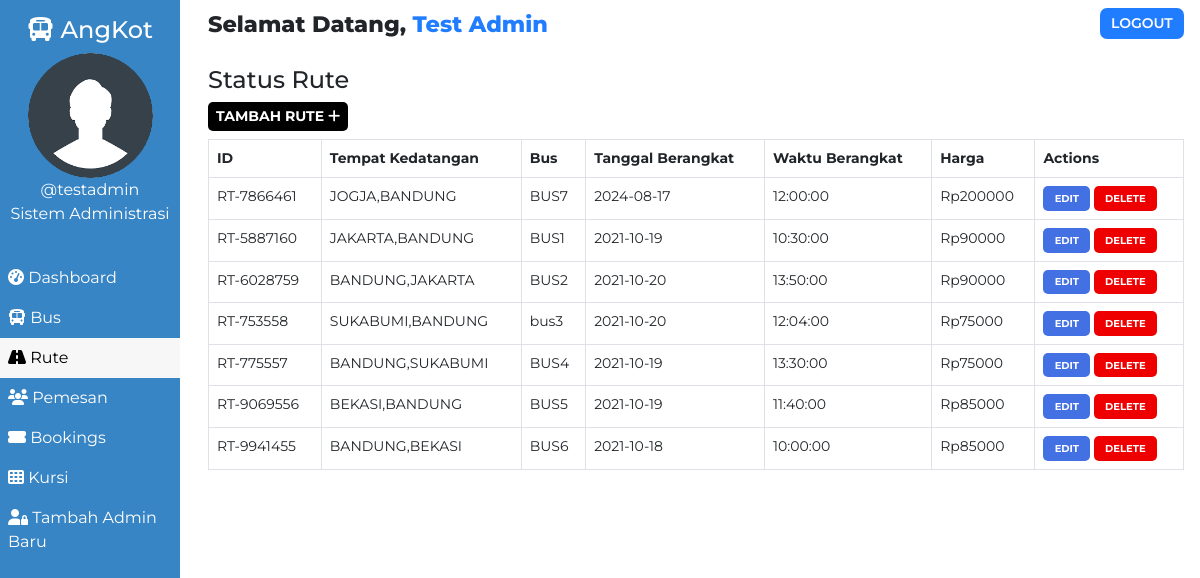
Screenshot of /admin/route.php (signed in) with the database file from the repository.
### tables this page shows
CREATE TABLE `users` (
  `user_id` int(11) NOT NULL,
  `user_fullname` varchar(100) NOT NULL,
  `user_name` varchar(30) NOT NULL,
  `user_password` varchar(255) NOT NULL,
  `user_created` datetime NOT NULL DEFAULT current_timestamp()
);

CREATE TABLE `routes` (
  `id` int(100) NOT NULL,
  `route_id` varchar(255) NOT NULL,
  `bus_no` varchar(155) NOT NULL,
  `route_cities` varchar(255) NOT NULL,
  `route_dep_date` date NOT NULL,
  `route_dep_time` time NOT NULL,
  `route_step_cost` int(100) NOT NULL,
  `route_created` datetime NOT NULL DEFAULT current_timestamp()
);

### admin/route.php (the view, shortened to what this page needs)
<!DOCTYPE html>
<html lang="en">
<head>
    <link href="https://cdn.jsdelivr.net/npm/bootstrap@5.0.1/dist/css/bootstrap.min.css" rel="stylesheet">
    <?php
        $page="route";
    ?>
</head>
<body>
    <?php require '../assets/partials/_admin-header.php';?>
        <?php
            $resultSql = "SELECT * FROM `routes` ORDER BY route_created DESC";
            $resultSqlResult = mysqli_query($conn, $resultSql);
            if(!mysqli_num_rows($resultSqlResult)){ ?>
                <div class="container mt-4">
                    <div id="noRoutes" class="alert alert-dark " role="alert">
                        <h1 class="alert-heading">Rute Tidak DiTemukan</h1>
                        <p class="fw-light">Jadi pemesan pertama</p>
                        <hr>
                        <div id="addRouteAlert" class="alert alert-success" role="alert">
                                Click on <button id="add-button" class="button btn-sm"type="button"data-bs-toggle="modal" data-bs-target="#addModal">ADD <i class="fas fa-plus"></i></button> to add a route!
                        </div>
                    </div>
                </div>
            <?php }
            else { ?>
                <section id="route">
                    <div id="head">
                        <h4>Status Rute</h4>
                    </div>
                    <div id="route-results">
                        <div>
                            <button id="add-button" class="button btn-sm"type="button"data-bs-toggle="modal" data-bs-target="#addModal">Tambah Rute <i class="fas fa-plus"></i></button>
                        </div>
                        <table class="table table-hover table-bordered">
                            <thead>
                                <th>ID</th>
                                <th>Tempat Kedatangan</th>
                                <th>Bus</th>
                                <th>Tanggal Berangkat</th>
                                <th>Waktu Berangkat</th>
                                <th>Harga</th>
                                <th>Actions</th>
                            </thead>
                            <?php
                                while($row = mysqli_fetch_assoc($resultSqlResult))
                                {
                                    $id = $row["id"];
                                    $route_id = $row["route_id"];
                                    $route_cities = $row["route_cities"];
                                    $route_dep_time = $row["route_dep_time"];
                                    $route_dep_date = $row["route_dep_date"];
                                    $route_step_cost = $row["route_step_cost"];
                                    $bus_no = $row["bus_no"];
                                        ?>
                                    <tr>
                                        <td>
                                            <?php
                                                echo $route_id;
                                            ?>
                                        </td>
                                        <td>
                                            <?php
                                                echo $route_cities;
                                            ?>
                                        </td>
                                        <td>
                                            <?php
                                                echo $bus_no;
                                            ?>
                                        </td>
                                        <td>
                                            <?php
                                                echo $route_dep_date;
                                            ?>
                                        </td>
                                        <td>
                                            <?php
                                                echo $route_dep_time;
                                            ?>
                                        </td>
                                        <td>
                                            <?php
                                                echo 'Rp'.$route_step_cost;?>
                                        </td>
                                        <td>
                                            <button class="button edit-button " data-link="<?php echo $_SERVER['REQUEST_URI']; ?>" data-id="<?php
                                                echo $id;?>" data-cities="<?php
                                                echo $route_cities;?>" data-cost="<?php
                                                echo $route_step_cost;?>" data-date="<?php
                                                echo $route_dep_date;
                                            ?>" data-time="<?php
                                            echo $route_dep_time;
                                            ?>" data-busno="<?php
                                            echo $bus_no;
                                            ?>"
                                            >Edit</button>
                                            <button class="button delete-button" data-bs-toggle="modal" data-bs-target="#deleteModal" data-id="<?php
                                                echo $id;?>">Delete</button>
                                        </td>
                                    </tr>
                                <?php
                                }
                            ?>
                        </table>
                    </div>
                    </section>
                <?php  }
            ?>
            </div>
    </main>
</body>
</html>

### assets/partials/_admin-header.php (shortened to what this page needs)
<?php
    $conn = db_connect();
    $user_id = $_SESSION['user_id'];
    $sql = "SELECT * FROM users WHERE user_id = $user_id";
    $result = mysqli_query($conn, $sql);
    if($row = mysqli_fetch_assoc($result))
    {
        $user_fullname = $row["user_fullname"];
        $user_name = $row["user_name"];
    }
?>
    <main id="container">
        <div id="sidebar">
            <h4><i class="fas fa-bus"></i> AngKot</h4>
            <div>
                <img class="adminDp" src="../assets/img/userav-min.png" height="125px" alt="Admin Profile Pic">
                <p>
                    <?php  echo '@'.$user_name;  ?>
                </p>
                <p>Sistem Administrasi</p>
            </div>
            <ul id="options">
                <li class="option <?php if($page=='dashboard'){ echo 'active';}?>">
                    <a href="./dashboard.php">
                    <i class="fas fa-tachometer-alt"></i> Dashboard
                    </a>
                </li>
                <li class="option <?php if($page=='bus'){ echo 'active';}?>">
                    <a href="./bus.php">
                    <i class="fas fa-bus"></i> Bus
                    </a>
                </li>
                <li class="option <?php if($page=='route'){ echo 'active';}?>">
                    <a href="./route.php">
                    <i class="fas fa-road"></i> Rute
                    </a>
                </li>
                <li class="option <?php if($page=='customer'){ echo 'active';}?>">
                    <a href="./customer.php">
                    <i class="fas fa-users"></i> Pemesan
                    </a>
                </li>
                <li class="option <?php if($page=='booking'){ echo 'active';}?>">
                    <a href="./booking.php">
                    <i class="fas fa-ticket-alt"></i> Bookings
                    </a>
                </li>
                <li class="option <?php if($page=='seat'){ echo 'active';}?>">
                    <a href="./seat.php">
                    <i class="fas fa-th"></i> Kursi
                    </a>
                </li>
                <li class="option <?php if($page=='signup'){ echo 'active';}?>">
                    <a href="./signup.php">
                    <i class="fas fa-user-lock"></i> Tambah Admin Baru
                    </a>
                </li>
            </ul>
        </div>
        <div id="main-content">
            <section id="welcome">
                <ul>
                    <li class="welcome-item">Selamat Datang,
                        <span id="USER">
                            <?php
                                echo $user_fullname;
                            ?>
                        </span>
                    </li>
                    <li class="welcome-item">
                        <button id="logout" class="btn-sm">
                            <a href="../assets/partials/_logout.php">LOGOUT</a>
                        </button>
                    </li>
                </ul>
            </section>

### assets/styles/admin.php (style rules this page uses)
body { margin: 0; box-sizing: border-box; font-family: 'Montserrat', sans-serif; background-color: white; }
html { scroll-behavior: smooth; }
*, *::after, *::before { box-sizing: inherit; }
#USER { color: #207DFF; }
.adminDp { border-radius: 50%; }
#welcome { background-color: white; }
#welcome ul { display: flex; justify-content: space-between; list-style-type: none; padding: 0; margin: 0; }
#welcome li { margin: 0 1rem; padding: 0.5rem 0; }
#welcome li:first-child { font-weight: 800; font-size: 1.4rem; }
#logout { padding: 0.3rem 0.7rem; background-color: #207DFF; font-weight: 600; outline: none; border: none; border-radius: 7px; }
#logout a { color: white; text-decoration: none; }
@media only screen and (min-width:1000px) { #sidebar { text-align: center; background-color: #3885c5; color: white; width: 15%; position: fixed; top: 0%; padding-top: 1rem; z-index: 2; height: 100vh; } }
@media only screen and (min-width:1000px) { #sidebar p { margin: 0; } }
@media only screen and (min-width:1000px) { #sidebar ul { margin-top: 2rem; } }
@media only screen and (min-width:1000px) { #options { list-style-type: none; text-align: left; padding-left: 0; } }
@media only screen and (min-width:1000px) { .option a { display: block; padding: 0.5rem; text-decoration: none; color: inherit; } }
@media only screen and (min-width:1000px) { .active { background-color:#f7f7f7; color:black; } }
@media only screen and (min-width:1000px) { #main-content { margin-left: 16%; } }

### assets/styles/admin-options.php (style rules this page uses)
* { font-family: Montserrat; }
#booking #head, #customer #head, #route #head, #seat #head, #bus #head { padding-top: 1rem; }
#booking, #customer, #route, #bus, #seat { padding: 0 1rem; }
#booking-results > div, #customer-results > div, #route-results > div, #bus-results > div { margin-bottom: 0.5rem; }
#booking-results button, #customer-results button, #route button, #bus-results button { border-radius: 5px; }
.button { border: none; font-weight: bold; text-transform: uppercase; }
#add-button { background-color: black; color: white; }
#route table { width: 100%; }
table { font-size: 14px; }
#bus .edit-button, #bus .delete-button, #route .edit-button, #route .delete-button, #customer .edit-button, #customer .delete-button { padding: 0.3rem 0.7rem; }
table th,td { padding-left: 0.3rem; }
table button { color: white; }
.edit-button { background-color: #4370E2; }
.delete-button { background-color: #EF0000; }
.edit-button, .delete-button { font-size: 10px }

### rows the page displays
users: user_name "testadmin", user_fullname "Test Admin"
routes: route "RT-7866461", route_cities "JOGJA,BANDUNG", bus_no "BUS7", route_dep_date "2024-08-17", route_dep_time "12:00:00", route_step_cost "200000"
routes: route "RT-5887160", route_cities "JAKARTA,BANDUNG", bus_no "BUS1", route_dep_date "2021-10-19", route_dep_time "10:30:00", route_step_cost "90000"
routes: route "RT-6028759", route_cities "BANDUNG,JAKARTA", bus_no "BUS2", route_dep_date "2021-10-20", route_dep_time "13:50:00", route_step_cost "90000"
routes: route "RT-753558", route_cities "SUKABUMI,BANDUNG", bus_no "bus3", route_dep_date "2021-10-20", route_dep_time "12:04:00", route_step_cost "75000"
routes: route "RT-775557", route_cities "BANDUNG,SUKABUMI", bus_no "BUS4", route_dep_date "2021-10-19", route_dep_time "13:30:00", route_step_cost "75000"
routes: route "RT-9069556", route_cities "BEKASI,BANDUNG", bus_no "BUS5", route_dep_date "2021-10-19", route_dep_time "11:40:00", route_step_cost "85000"
routes: route "RT-9941455", route_cities "BANDUNG,BEKASI", bus_no "BUS6", route_dep_date "2021-10-18", route_dep_time "10:00:00", route_step_cost "85000"
